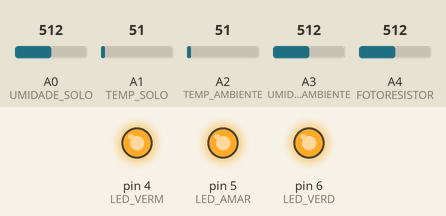
This sketch was run on a simulated Arduino Uno, built with avr-gcc and run on an emulated ATmega328P. Parts: output pins drawn as LEDs (lit = HIGH). The inputs (shaded band) are chosen by the test bench; at power-on: A0 (UMIDADE_SOLO) = 512, A1 (TEMP_SOLO) = 51, A2 (TEMP_AMBIENTE) = 51, A3 (UMIDADE_AMBIENTE) = 512, A4 (FOTORESISTOR) = 512. What the sketch prints to the serial monitor is not drawn.

Above: at 0.1 s.
Timing chart, 0 to 1.6 s (numbered marks = the images above):
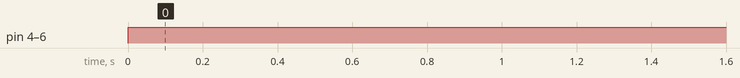

The sketch:

pt04_HIG.ino
```cpp
// C++ code
//

/*
PARTE 4 - HIGRÔMETRO

Neste código, que incrementa a PARTE 3, temos a definição de um sensor de umidade do solo.
*/

// Definindo nome para as portas digitais e analógicas
#define LED_VERM 4
#define LED_AMAR 5
#define LED_VERD 6
#define FOTORESISTOR A4
#define TEMP_SOLO A1
#define TEMP_AMBIENTE A2
#define UMIDADE_AMBIENTE A3
#define UMIDADE_SOLO A0

// Calibrando os sensores {valor_min, valor_max}
int intervalo_luminosidade[2] = {2, 404}; // Luminosidade
int intervalo_umidade_ambiente[2] = {0, 1023}; // Umidade Ambiente
int intervalo_temperatura_solo[2] = {0, 1023}; // Temperatura Solo
int intervalo_temperatura_ambiente[2] = {0, 1023}; // Temperatura Ambiente
int intervalo_umidade_solo[2] = {330, 1023}; // Umidade Solo

// Variáveis para armazenar o valor dos sensores
int luz_ambiente_a = 0;
int temp_solo_a = 0;
int umidade_ambiente_a= 0;
int temp_ambiente_a = 0;
int umidade_solo_a = 0;

// Variáveis relacionadas ao tempo de delay
int const PAUSA_ENTRE_LEITURA = 2000; // 600.000 ms ou 10 minutos

void setup()
{
	pinMode(LED_VERM, OUTPUT);
	pinMode(LED_AMAR, OUTPUT);
	pinMode(LED_VERD, OUTPUT);
    Serial.begin(9600);
}

float map_A_P(int valor_analogico, int valor_min, int valor_max)
{
	/*
	Mapeamento de um valor analógico para porcentagem de acordo com o intervalo de valores.
	*/

	//float porcentagem = (float(umidade_a) / float(valor_max)) * 100.00; ou
	float porcentagem = map((valor_analogico), valor_min, valor_max, 0, 100);
	return porcentagem;
}

float map_A_P_hig(int valor_analogico, int valor_min, int valor_max)
{
	/*
	Mapeamento de um valor analógico para porcentagem do higrômetrto de acordo com o intervalo de valores.
	*/

	float porcentagem = map((valor_analogico), valor_max, valor_min, 100, 0);
	return porcentagem;
}


int map_A_G(int valor_analogico, int valor_min, int valor_max)
{
	/*
	Mapeamento de um valor analógico para graus celsius de acordo com o intervalo de valores.
	*/

	int temp = map((valor_analogico), valor_min, valor_max, -40, 125);
	return temp;
}

void loop()
{
    digitalWrite(LED_VERM, HIGH);
    digitalWrite(LED_AMAR, HIGH);
    digitalWrite(LED_VERD, HIGH);

    // INICIO LEITURAS //
	Serial.println("------LEITURA------");

    // -> Medições em relação ao SOLO

	temp_solo_a = analogRead(TEMP_SOLO);
	int temp_solo = map_A_G(temp_solo_a, intervalo_temperatura_solo[0], intervalo_temperatura_solo[1]);

	Serial.print("Temperatura do Solo: ");
	Serial.print(temp_solo);
	Serial.println(" C");

    umidade_solo_a = analogRead(UMIDADE_SOLO);
	int umidade_solo = map_A_P_hig(umidade_solo_a, intervalo_umidade_solo[1], intervalo_umidade_solo[0]);

	Serial.print("Umidade Solo: ");
	Serial.print(umidade_solo);
	Serial.println("%");


	// -> Medições em relação ao AMBIENTE

    luz_ambiente_a = analogRead(FOTORESISTOR);
	int luz_ambiente = map_A_P(luz_ambiente_a, intervalo_luminosidade[0], intervalo_luminosidade[1]);

	Serial.print("Iluminacao do Ambiente: ");
	Serial.print(luz_ambiente);
	Serial.println("%");

    umidade_ambiente_a = analogRead(UMIDADE_AMBIENTE);
	int umidade_ambiente = map_A_P(umidade_ambiente_a, intervalo_umidade_ambiente[0], intervalo_umidade_ambiente[1]);

	Serial.print("Umidade Ambiente: ");
	Serial.print(umidade_ambiente);
	Serial.println("%");

	temp_ambiente_a = analogRead(TEMP_AMBIENTE);
	int temp_ambiente = map_A_G(temp_ambiente_a, intervalo_temperatura_ambiente[0], intervalo_temperatura_solo[1]);

	Serial.print("Temperatura do Ambiente: ");
	Serial.print(temp_ambiente);
	Serial.println(" C");

	delay(PAUSA_ENTRE_LEITURA);
}
```

Measured:
- by itself, pin 4 (LED_VERM), pin 5 (LED_AMAR), pin 6 (LED_VERD): LOW → HIGH at 0.00 s
